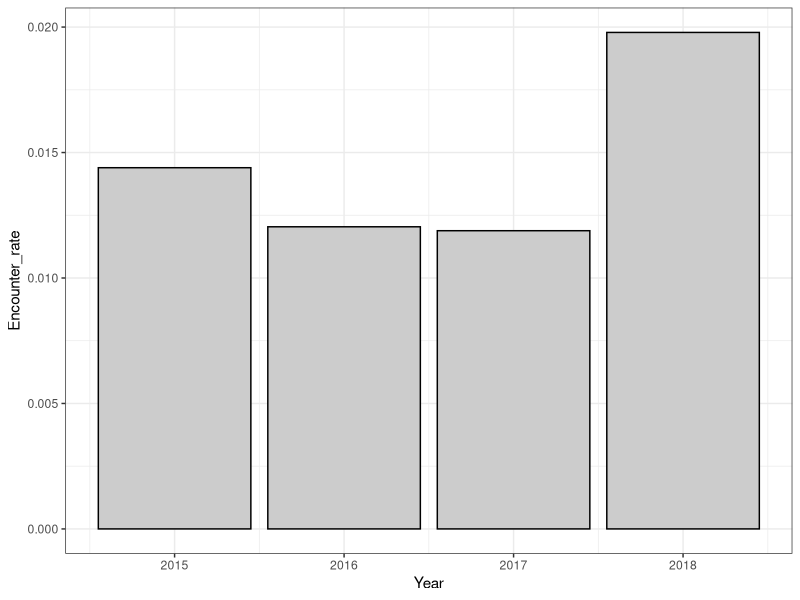
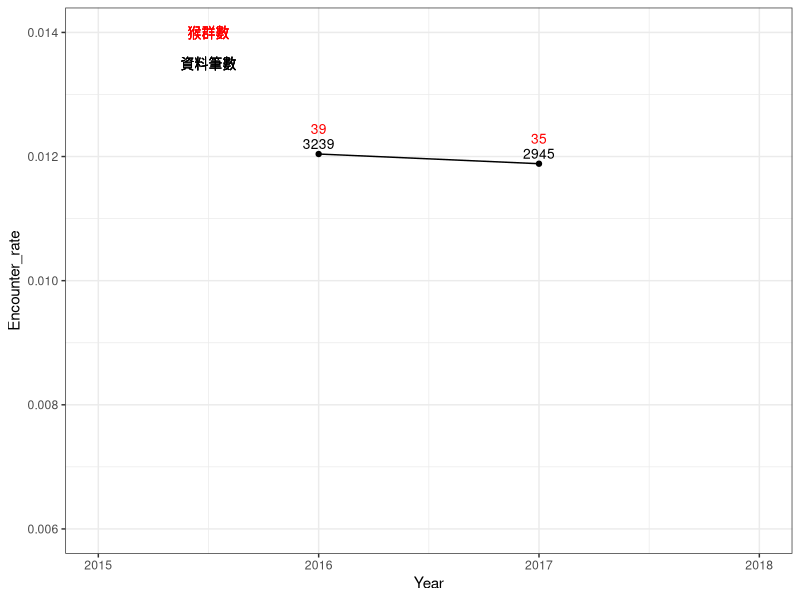
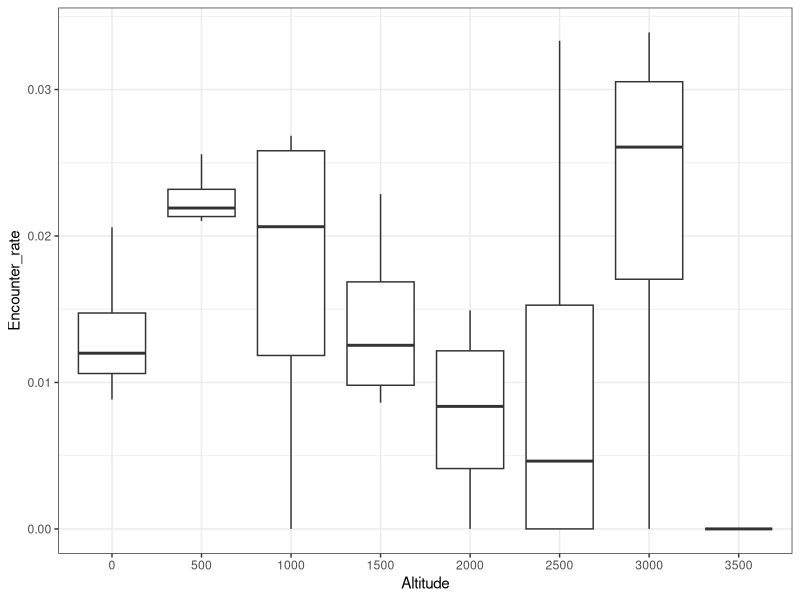
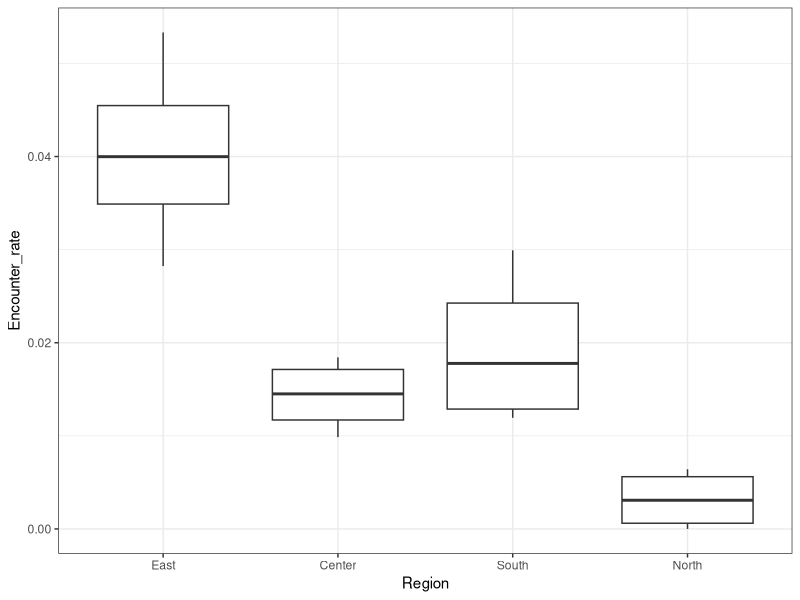
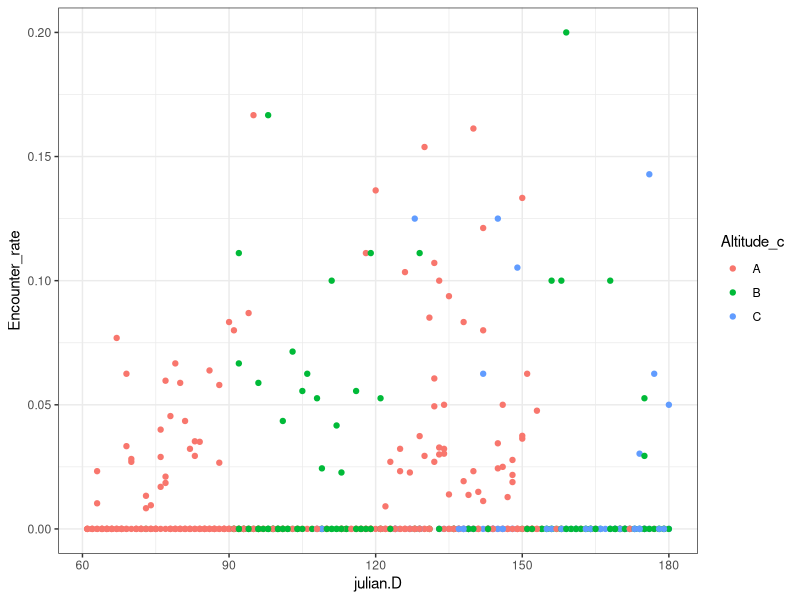
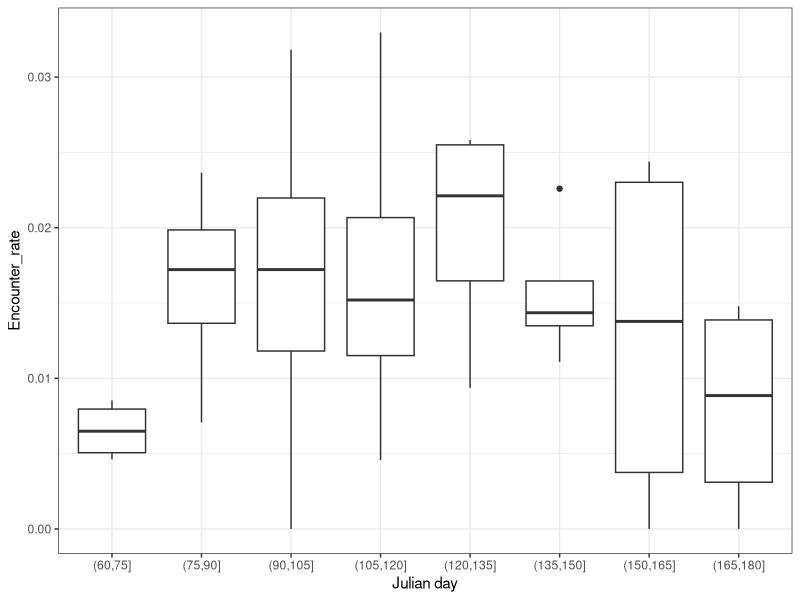
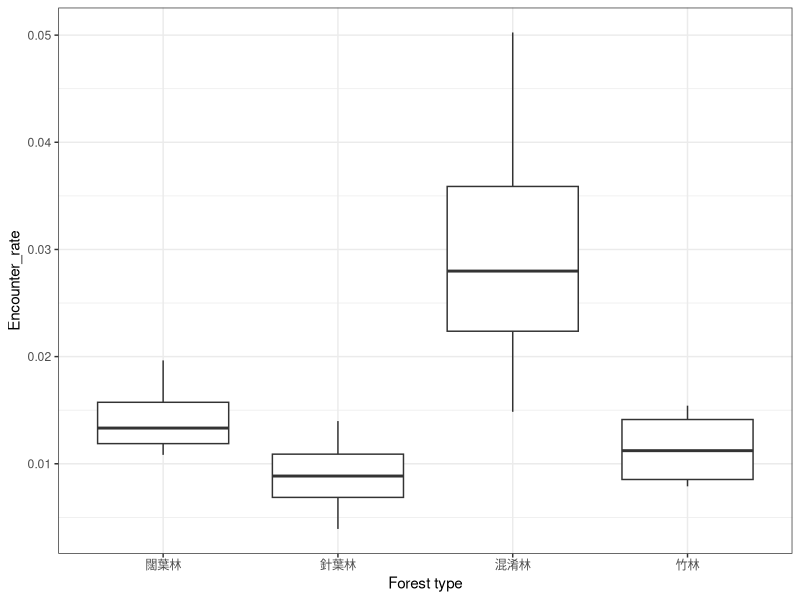
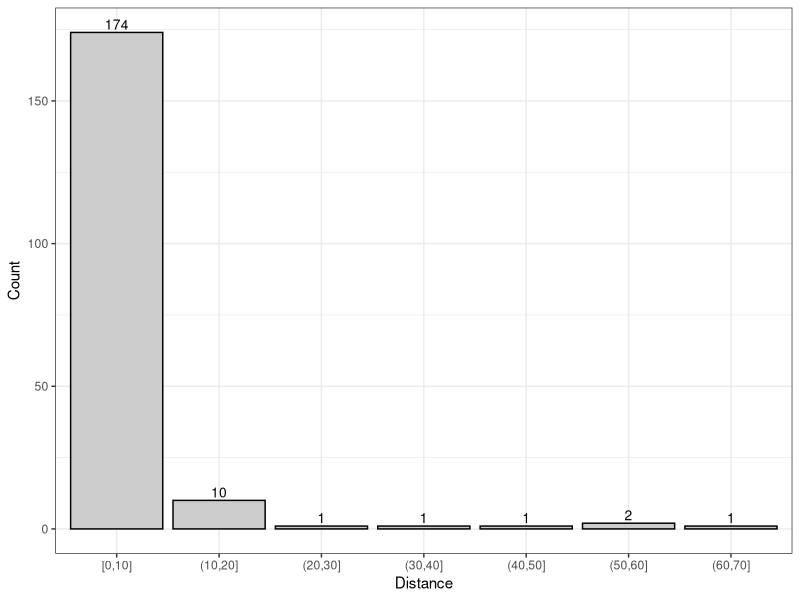

Recreate these plots in R, in order.
#---- load library

library(data.table)
library(magrittr)
library(readxl)
library(tidyr)
library(purrr)
library(dplyr)
library(writexl)
library(ggplot2)
library(lattice)
library(reshape2)

#Original data---- 

M.data.o <- read_excel("./data/clean/for analysis.xlsx",
                     sheet=1) %>% setDT %>% 
  .[, DATE := as.IDate(paste(Year, Month, Day, sep = "/"))] %>% 
  .[TypeName %like% "混", TypeName.n := "混淆林"] %>% 
  .[TypeName %like% "竹林", TypeName.n := "竹林"] %>% 
  .[TypeName %like% "闊葉", TypeName.n := "闊葉林"] %>% 
  .[TypeName %like% "針葉", TypeName.n := "針葉林"] %>% 
  .[, TypeName.1 := ifelse(Distance>20, "非森林", TypeName.n)] %>% 
  .[, TypeName.1 := ordered(TypeName.1,c("闊葉林", "針葉林","混淆林","竹林","非森林"))] %>% 
  .[, County := ordered(County,
                        c("宜蘭縣","基隆市","台北市","臺北市",
                          "新北市","台北縣","臺北縣",
                          "桃園縣","桃園市","新竹市",
                          "新竹縣","苗栗縣",
                          "台中市","臺中市","台中縣","臺中縣",
                          "彰化縣","南投縣","南投市",
                          "雲林縣","嘉義縣","嘉義市",
                          "台南市","臺南市","台南縣","臺南縣",
                          "高雄縣","高雄市",
                          "屏東縣", "花蓮縣",
                          "台東縣","臺東縣"))] %>% 
  
  .[County %in% list("宜蘭縣","基隆市","台北市","臺北市",
                     "新北市","台北縣","臺北縣",
                     "桃園縣","桃園市","新竹市",
                     "新竹縣","苗栗縣"), Region := "North"] %>%
  .[County %in% list("台中市","臺中市",
                     "台中縣","臺中縣",
                     "彰化縣","南投縣","南投市",
                     "雲林縣","嘉義縣","嘉義市"), Region := "Center"] %>%
  .[County %in% list("台南市","臺南市",
                     "台南縣","臺南縣",
                     "高雄縣","高雄市",
                     "屏東縣"), Region := "South"]%>%
  .[County %in% list("花蓮縣",
                     "台東縣","臺東縣"), Region := "East"] %>% 
  .[, julian.D := yday(DATE)] %>% 
  .[, Altitude_c := substr(Site_N,1,1)] %>% setDT 

M.data.o$Year %<>% as.numeric
M.data.o$Survey %<>% as.numeric
M.data.o$Point %<>% as.numeric
M.data.o$Macaca_sur %<>% as.numeric
M.data.o$Month %<>% as.numeric
M.data.o$Day %<>% as.numeric
M.data.o$Distance %<>% as.numeric

#Remove duplicate data-------------------------------------------
M.data <- M.data.o %>% copy(.) %>% 
  .[Year %in% 2015 & Survey %in% 2 & Site_N %in% "A29-17" & Point %in% 7,
    Macaca_sur := NA] %>% 
  .[Year %in% 2015 & Survey %in% 2 & Site_N %in% "A33-28" & Point %in% 7,
    Macaca_sur := NA] %>% 
  .[Year %in% 2016 & Survey %in% 1 & Site_N %in% "B33-01" & Point %in% 4,
    Macaca_sur := NA] %>% 
  .[Year %in% 2017 & Survey %in% 1 & Site_N %in% "B38-07" & Point %in% 7,
    Macaca_sur := NA] %>% 
  .[Year %in% 2018 & Survey %in% 1 & Site_N %in% "A35-15" & Point %in% 5,
    Macaca_sur := NA] %>% 
  .[Year %in% 2018 & Survey %in% 2 & Site_N %in% "A28-10" & Point %in% 6,
    Macaca_sur := NA] %>% 
  .[Year %in% 2019 & Survey %in% 1 & Site_N %in% "B14-02" & Point %in% 6,
    Macaca_sur := NA] %>% 
  .[Year %in% 2019 & Survey %in% 1 & Site_N %in% "B38-08" & Point %in% 5,
    Macaca_sur := NA] %>% 
  .[Year %in% 2019 & Survey %in% 2 & Site_N %in% "A20-02" & Point %in% 3,
    Macaca_sur := NA] %>% 
  .[Year %in% 2019 & Survey %in% 2 & Site_N %in% "A33-32" & Point %in% 6,
    Macaca_sur := NA] 

M.data.o %>% .[Macaca_sur %in% 1, .N]
M.data %>% .[Macaca_sur %in% 1, .N]
#-----------------------------------

M.data.o %>% .[Macaca_sur %in% 1, .N, by = list(Year, Survey, County)] %>% 
  dcast(., County ~ Year + Survey, value.var = "N",
        fun.aggregate = sum,
        margins = c("Year", "County"))

M.data %>% .[Macaca_sur %in% 0, .N, by = list(Year, Survey, County)] %>% 
  dcast(., County ~ Year + Survey, value.var = "N",
        fun.aggregate = sum,
        margins = c("Year", "County"))



M.data %>% .[Macaca_sur %in% 1, .N, by = list(Year, Survey, TypeName.1)] %>% 
  dcast(., Year + Survey ~ TypeName.1, value.var = "N",
        fun.aggregate = sum,
        margins = c("Year", "County"))



#------------------------------------------
M.data %>% 
  .[Year < 2019,] %>% 
  .[!(TypeName.1 %in% "非森林"),] %>% 
  .[is.na(Macaca_sur), Macaca_sur := 0] %>%
  .[, .(V1 = sum(Macaca_sur),.N), by= list(Year)] %>% 
  .[, Encounter_rate := V1/N] %>% 
  
  ggplot(., aes( Year, Encounter_rate)) +
  geom_bar(stat="identity", colour = "black", fill=gray(0.8)) +
  theme_bw() + 
  xlab("Year")

M.data %>% 
  .[Year < 2019,] %>% 
  .[!(TypeName.1 %in% "非森林"),] %>% 
  .[is.na(Macaca_sur), Macaca_sur := 0] %>%
  .[, .(V1 = sum(Macaca_sur),.N), by= list(Year)] %>% 
  .[, Encounter_rate := V1/N] %>% 
  
  ggplot(., aes( Year, Encounter_rate)) +
  geom_text(aes(label=V1), vjust=-2, color="red", size=3.5)+
  geom_text(aes(label=N), vjust=-0.5, color="black", size=3.5)+
  geom_text(aes(x=2015.5, y=0.014,label="猴群數"),  color="red", size=3.5)+
  geom_text(aes(x=2015.5, y=0.0135,label="資料筆數"),  color="black", size=3.5)+
  geom_point()+geom_line() +
  ylim(0.006,0.014)+
  theme_bw() + 
  xlab("Year")




  

M.data %>% 
  .[Year < 2019,] %>% 
  #.[!(TypeName.1 %in% "非森林"),] %>% 
  .[is.na(Macaca_sur), Macaca_sur := 0] %>% 
  .[Macaca_sur %in% 1, .N, list(TypeName.1, Macaca_dist)] %>% 
  dcast(., TypeName.1~Macaca_dist, value.var = "N")


M.data %>% 
  .[Year < 2019,] %>% 
  .[!(TypeName.1 %in% "非森林"),] %>% 
  .[is.na(Macaca_sur), Macaca_sur := 0] %>% 
  .[, Altitude_f := cut(Altitude,
                        breaks = c(seq(0,4000,500)),
                        labels = c(seq(0,3500,500)),
                        include.lowest = T)] %>% 
  .[, .(V1 = sum(Macaca_sur),.N), by= list(Year, Altitude_f)] %>% 
  .[, Encounter_rate := V1/N] %>% 

ggplot(., aes( Altitude_f, Encounter_rate)) + geom_boxplot() + theme_bw() + 
  xlab("Altitude")


M.data %>% 
  .[Year < 2019,] %>% 
  .[!(TypeName.1 %in% "非森林"),] %>% 
  .[is.na(Macaca_sur), Macaca_sur := 0] %>% 
  .[, Region := ordered(Region, c("East", "Center", "South", "North"))] %>% 
  .[, .(V1 = sum(Macaca_sur),.N), by= list(Year, Region)] %>% 
  .[, Encounter_rate := V1/N] %>% 

ggplot(., aes( Region, Encounter_rate))+geom_boxplot() + theme_bw()

M.data %>% 
  .[Year < 2019,] %>% 
  .[!(TypeName.1 %in% "非森林"),] %>% 
  .[is.na(Macaca_sur), Macaca_sur := 0] %>% 
  .[, .(V1 = sum(Macaca_sur),.N), by= list(Year, julian.D, Altitude_c )] %>% 
  .[, Encounter_rate := V1/N] %>% 

ggplot(., aes(julian.D, Encounter_rate, colour = Altitude_c))+
  geom_point() + theme_bw()


M.data %>% 
  .[Year < 2019,] %>% 
  .[!(TypeName.1 %in% "非森林"),] %>% 
  .[is.na(Macaca_sur), Macaca_sur := 0] %>%
  .[, julian.D_f := cut(julian.D,
                        breaks = c(seq(0,210,15)),
                        include.lowest = T)] %>% 
  .[, .(V1 = sum(Macaca_sur),.N), by= list(Year, julian.D_f)] %>% 
  .[, Encounter_rate := V1/N]  %>% 

ggplot(., aes(julian.D_f, Encounter_rate))+
  geom_boxplot() + theme_bw() + 
  xlab("Julian day")





M.data %>% 
  .[Year < 2019,] %>% 
  .[!(TypeName.1 %in% "非森林"),] %>% 
  .[is.na(Macaca_sur), Macaca_sur := 0] %>% 
  .[, TypeName.1:= ordered(TypeName.1, c("闊葉林", "針葉林", "混淆林", "竹林"))] %>% 
  .[, .(V1 = sum(Macaca_sur),.N), by= list(Year, TypeName.1)]  %>% 
  .[, Encounter_rate := V1/N] %>% 
  
  ggplot(., aes( TypeName.1, Encounter_rate))+geom_boxplot() + theme_bw()+ 
  xlab("Forest type")



M.data %>%setDT %>% 
  .[Macaca_sur %in% 1,DD := cut(Distance, breaks = seq(0,100,10),
                                ordered_result = T,
                                include.lowest = T)] %>% 
  .[Macaca_sur %in% 1,.(D2 = .N), by = list(DD)] %>% 
  ggplot(., aes(x=DD, y=D2)) +
  geom_bar(stat="identity", colour = "black", fill=gray(0.8))+
  geom_text(aes(label=D2), vjust=-0.3, color="black", size=3.5)+
  theme_bw()+
  xlab("Distance")+
  ylab("Count")

  

